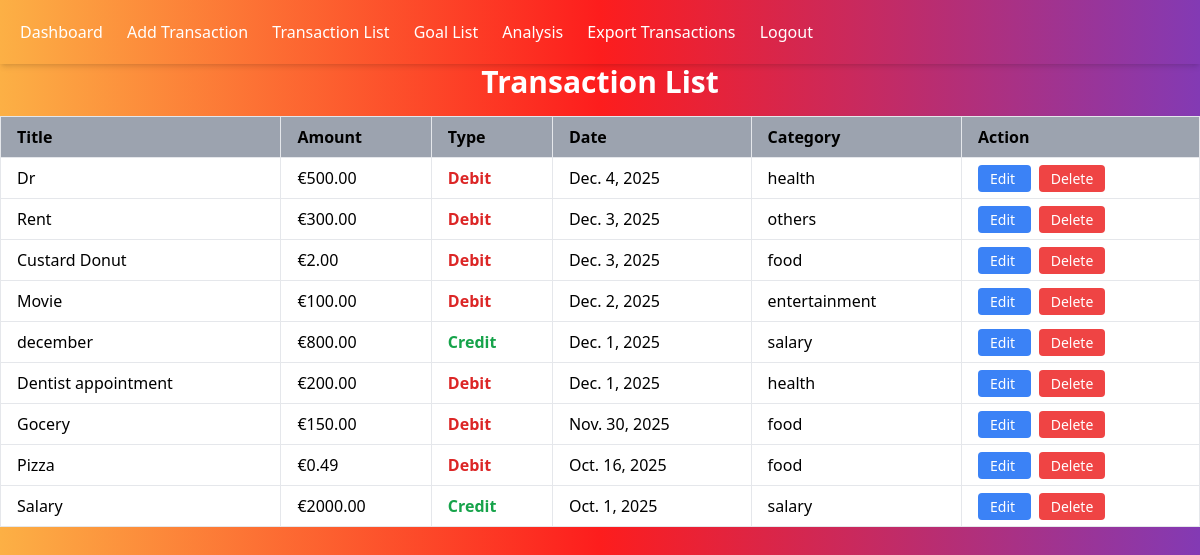
Before: /finance/transactions/ (signed in) with the older database file.
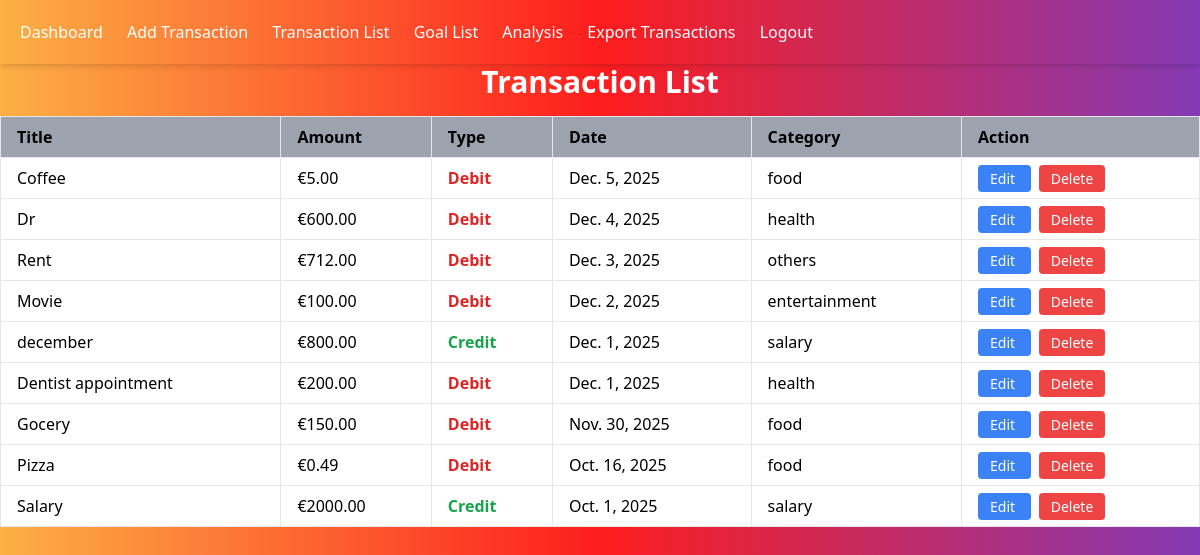
After: the same page with the newer database file.
### finance/models.py (models this page shows, shortened)
class Trans(models.Model):
    TRANSACTION_TYPES = [
        ("income", "Income"),
        ("expense", "Expense"),
    ]
    CATEGORY_CHOICES = [
        ("salary", "Salary"),
        ("business", "Business"),
        ("food", "Food"),
        ("entertainment", "Entertainment"),
        ("utilities", "Utilities"),
        ("transportation", "Transportation"),
        ("health", "Health"),
        ("others", "Others"),
    ]
    user = models.ForeignKey(User, on_delete=models.CASCADE)
    title = models.CharField(max_length=100)
    amount = models.DecimalField(max_digits=10, decimal_places=2)
    transaction_type = models.CharField(max_length=10, choices=TRANSACTION_TYPES)
    date = models.DateField()
    category = models.CharField(max_length=50, choices=CATEGORY_CHOICES)

### finance/views.py (the view)
# urls.py: path("transactions/", TransactionListView.as_view(), name="transaction_list"),
class TransactionListView(LoginRequiredMixin, View):
    def get(self, request):
        transactions = Trans.objects.filter(user=request.user).order_by('-date')
        return render(request, 'finance/transaction_lists.html', {
            'transactions': transactions
        })

### finance/templates/finance/transaction_lists.html (shortened to what this page needs)
{%extends "finance/base.html" %}
{% block content %}
<h1 class  = "text-3xl font-bold text-center text-white">Transaction List</h1>
<table class = "min-w-full table-auto border-collapse border-gray-200 mt-4 bg-white">
    <thead>
        <tr class = "bg-gray-400">
            <th class = "border px-4 py-2 text-left">Title</th>
            <th class = "border px-4 py-2 text-left">Amount</th>
            <th class = "border px-4 py-2 text-left">Type</th>
            <th class = "border px-4 py-2 text-left">Date</th>
            <th class = "border px-4 py-2 text-left">Category</th>
            <th class = "border px-4 py-2 text-left">Action</th>
        </tr>
    </thead>
<tbody>
    {% for transaction in transactions %}
    <tr class = "hover:bg-gray-200">
        <td class = "border px-4 py-2">{{ transaction.title }}</td>
        <td class = "border px-4 py-2">€{{ transaction.amount }}</td>
        <td class = "border px-4 py-2">
            {% if transaction.transaction_type == 'income' %}
                <span class="text-green-600 font-bold">Credit</span>
            {% else %}
                <span class="text-red-600 font-bold">Debit</span>
            {% endif %}
        </td>
        <td class = "border px-4 py-2">{{ transaction.date }}</td>
        <td class = "border px-4 py-2">{{ transaction.category }}</td>
        <td class="border px-4 py-2 space-x-2">
        <a href="{% url 'transaction_edit' transaction.id %}" class="bg-blue-500 text-white px-3 py-1 rounded hover:bg-blue-600 text-sm">
        Edit
        </a>
        <a href="{% url 'transaction_delete' transaction.id %}" class="bg-red-500 text-white px-3 py-1 rounded hover:bg-red-600 text-sm">
        Delete
        </a>
        </td>
    </tr>
    {% endfor %}
</tbody>
</table>
{%endblock content %}

Changed rows visible on the page:
removed Trans: transaction_type "Debit"
added Trans: transaction_type "Debit"
changed Trans "Dr": amount "500.00" → "600.00"
changed Trans "Rent": amount "300.00" → "712.00"
